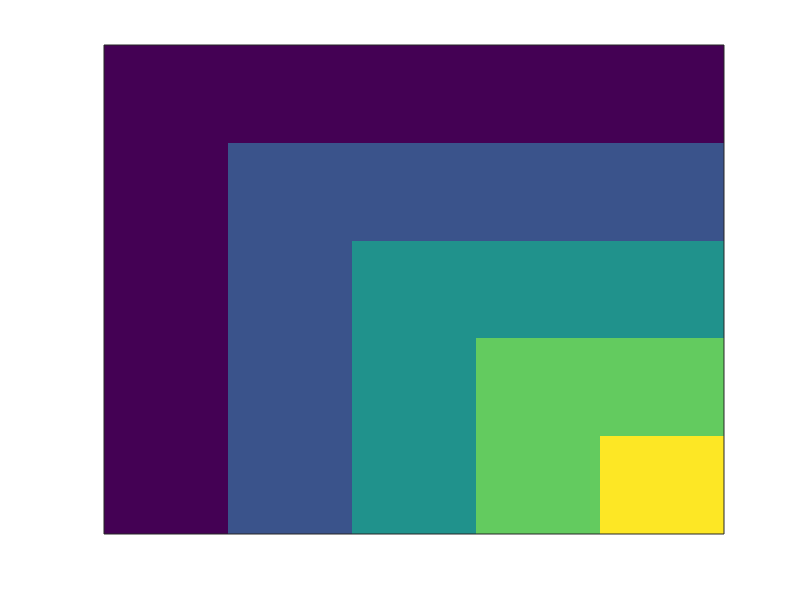

This figure's MATLAB source: (Note: this script raises an error after producing the figure.)
clear
clc
n = input('Enter the dimensions n:');
A = zeros (n);
for k = 1:(n)
    for i = 1:n;
        for j = 1:n;
            for l = 1:n;
                if (i==n && j==n);
                    A(i,j) = k;
                end
                if (i==(n-l) || j==(n-l));
                    A(i,j) = k-l;
                end
            end
        end
    end
end
A
for t=1:200
    for i=1:n
        for j=1:n
            A(i,j)=A(i,j)+1;
            if(A(i,j)>n)
                A(i,j)=A(i,j)-n;
            end
        end
    end
    imagesc(A);
    set(gca,'XTick',[]);
    set(gca,'YTick',[]);
    S(t)=getframe();
end
movie2avi(S,'I_Top_Left_Arrow.avi')